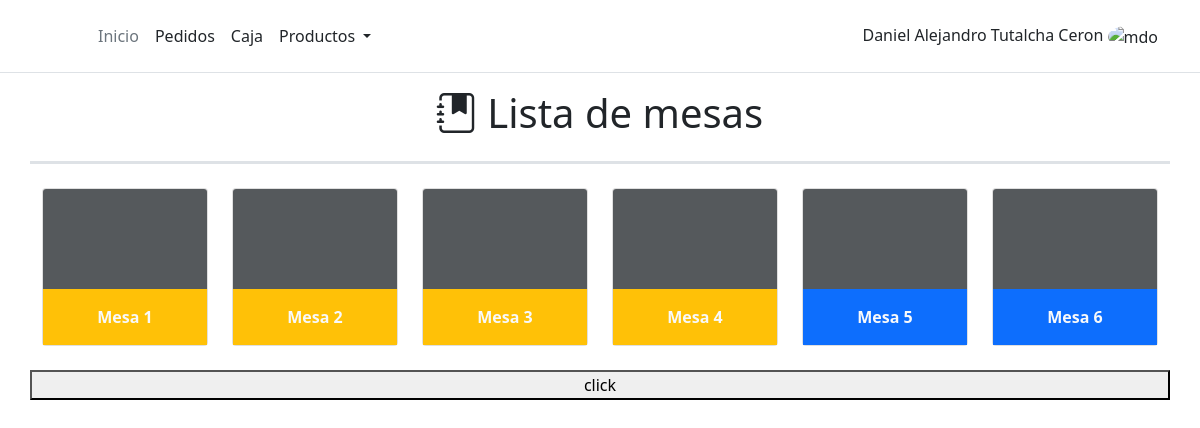
Before: /order/table-list/ with the older database file.
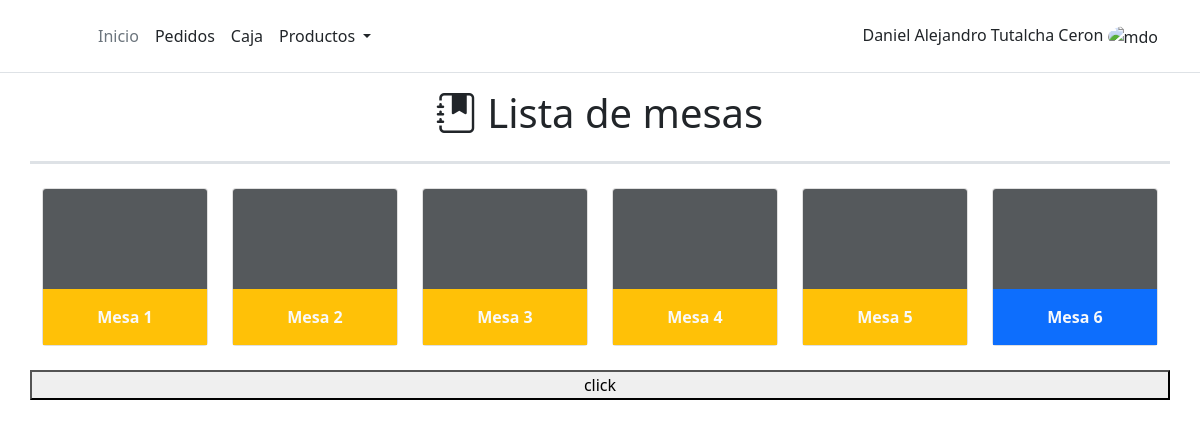
After: the same page with the newer database file.
### work_order/models.py (models this page shows, shortened)
class Table(models.Model):
    table_number = models.IntegerField()
    status = models.BooleanField()

### work_order/views.py (the view)
# urls.py: path('table-list/', TableListView.as_view(), name ='table_list'),
class TableListView(ListView):
    model = Table

### work_order/templates/work_order/table_list.html (shortened to what this page needs)
{% extends 'core/base.html' %}
{% load static %}
{% block content %}
<div class="row pb-3 border-3 border-bottom">
    <h1 class="text-center"><i class="bi bi-journal-bookmark-fill"></i> Lista de mesas</h1>
</div>
<div class="row mt-4">
    {% for table in object_list %}
    <div class="col-lg-2 text-center mb-4">
        <div class="card" >
            <svg class="bd-placeholder-img card-img-top" width="100%" height="100" xmlns="http://www.w3.org/2000/svg"
                role="img" aria-label="Placeholder: Thumbnail" preserveAspectRatio="xMidYMid slice" focusable="false">
                <title>Placeholder</title>
                <rect width="100%" height="100%" fill="#55595c" />
            </svg>
            {% if table.status %}
            <div class="card-body bg-warning ">
                <a href='' class="stretched-link link-light" style="text-decoration:none" data-bs-toggle="modal" data-bs-target="#modal_description_order"><b>Mesa {{table.table_number}}</b></a>
            </div>
            {% else %}
            <div class="card-body bg-primary ">
                <a href="{% url 'order:order' table.table_number %}" class="stretched-link link-light" style="text-decoration:none" ><b>Mesa {{table.table_number}}</b></a>
            </div>
            {% endif%}
        </div>
    </div>
    {% endfor %}
    <button onclick="get_order(52)">click</button>
</div>
{% endblock content %}

Changed rows visible on the page:
changed Table (number 5 of 6 on the later page): status False → True (drawn)
